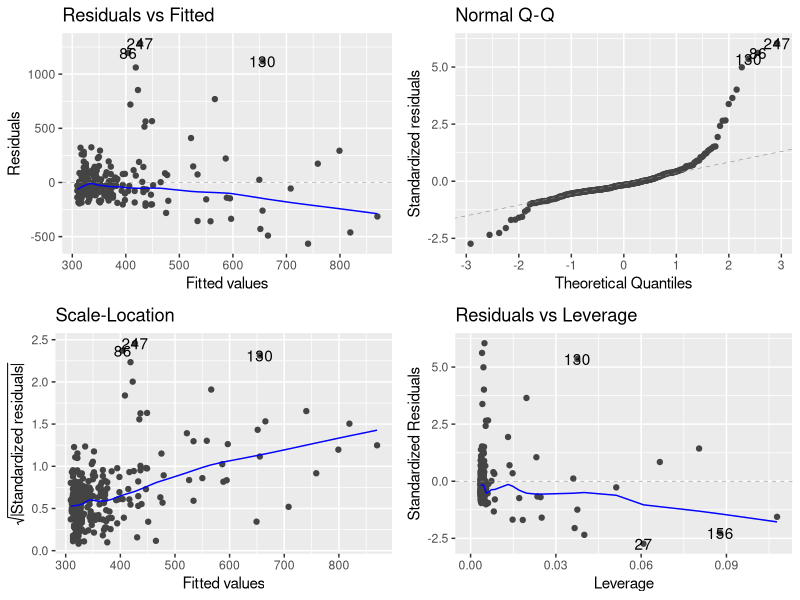
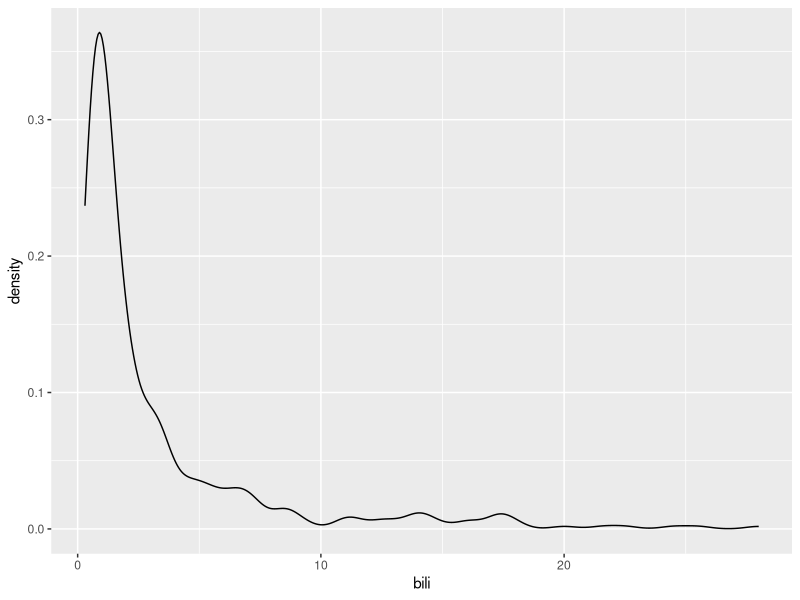
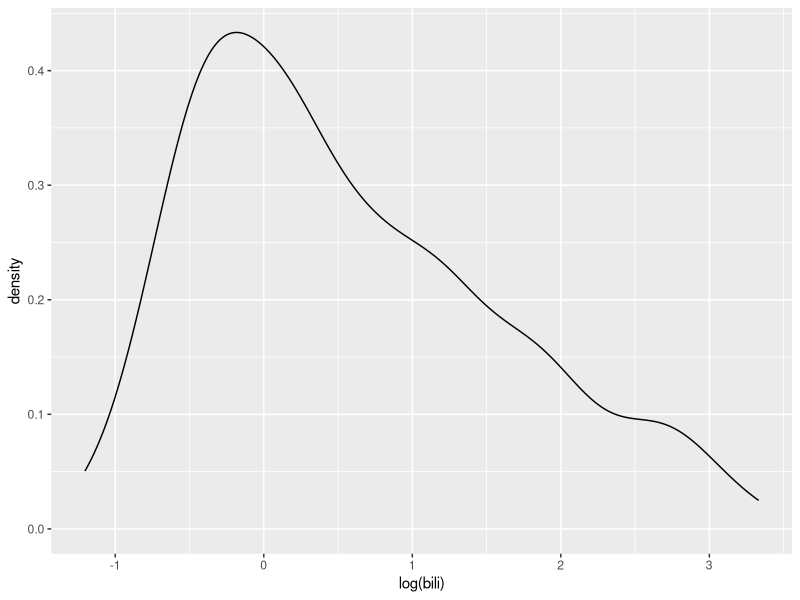
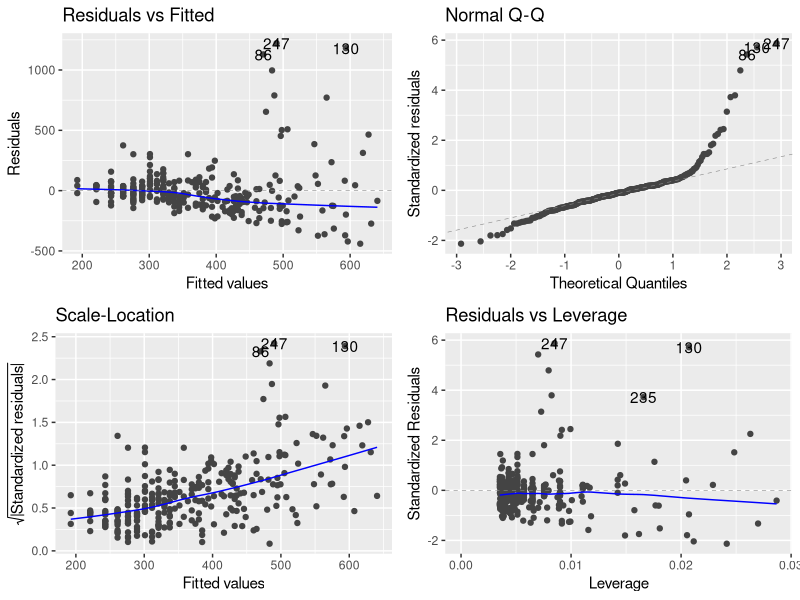
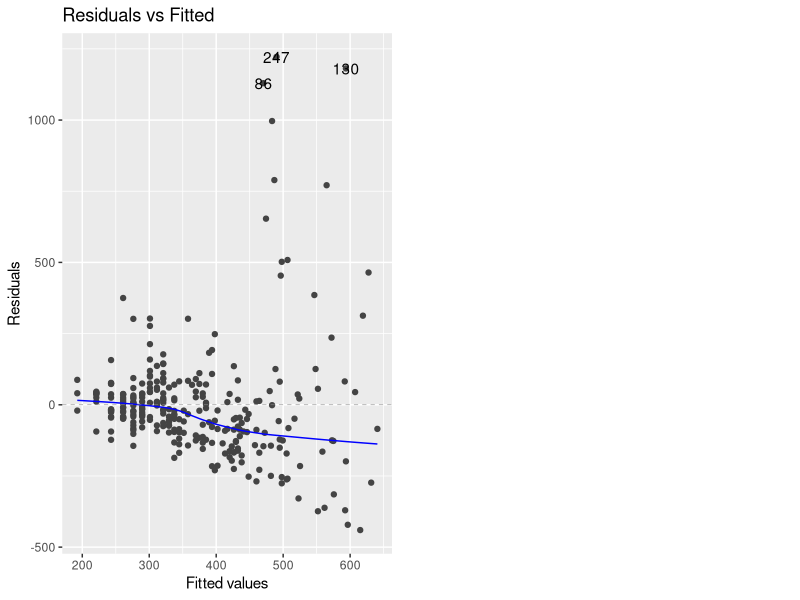
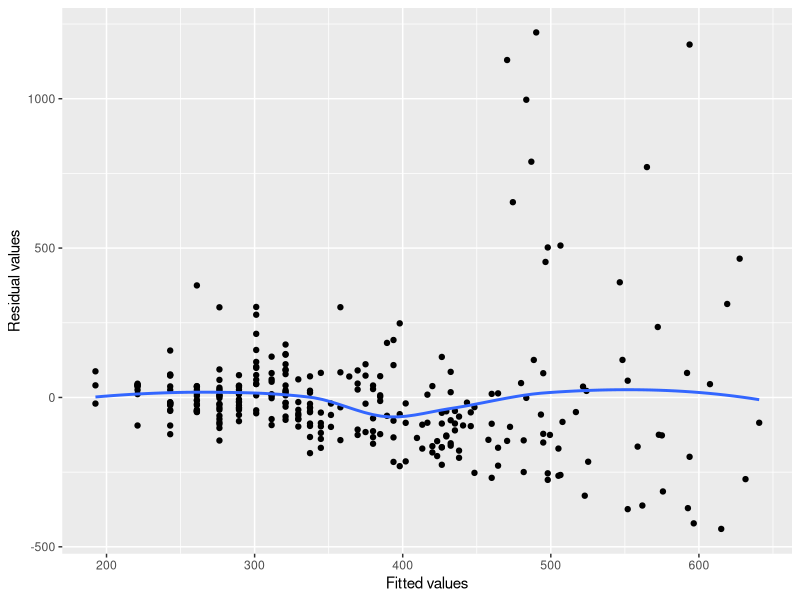

Here is the R script that generated these plots, in order:
## ---- chunk 1
knitr::opts_chunk$set(echo = TRUE, message = F, warning = F, comment="", cache=T)
library(tidyverse)
library(broom)
library(readxl)
## ---- chunk 2
library(survival)
data(pbc)
str(pbc)
## ---- chunk 3
myLinearModel <- lm(chol ~ bili, data = pbc)
## ---- chunk 4
myLinearModel
## ---- chunk 5
summary(myLinearModel)
## ---- chunk 6
broom::tidy(myLinearModel)
## ---- chunk 7
broom::glance(myLinearModel)
## ---- chunk 8
# install.packages('ggfortify')
library(ggfortify)
autoplot(myLinearModel)
## ---- chunk 9
ggplot(pbc, aes(x = bili))+geom_density()
## ---- chunk 10
ggplot(pbc, aes(x = log(bili)))+geom_density()
## ---- chunk 11
myLinearModel2 <- lm(chol~log(bili), data = pbc)
summary(myLinearModel2)
## ---- chunk 12
autoplot(myLinearModel2)
## ---- chunk 13
autoplot(myLinearModel2, which=1)
## ---- chunk 14
d <- broom::augment(myLinearModel2)
d
## ---- chunk 15
ggplot(d, aes(x = .fitted, y = .resid))+geom_point()+ geom_smooth(se=F)+
  labs(x = 'Fitted values', y = 'Residual values')
## ---- chunk 16
head(predict(myLinearModel2, newdata = pbc))
## ---- chunk 17
myLM3 <- lm(chol ~ log(bili) + sex, data = pbc)
broom::tidy(myLM3)
## ---- chunk 18
myLR <- glm(spiders ~ albumin + bili + chol, data = pbc, family = binomial)
myLR
## ---- chunk 19
broom::tidy(myLR)
## ---- chunk 20
broom::glance(myLR)
## ---- chunk 21
head(predict(myLR))
## ---- chunk 22
head(predict(myLR, type='response'))
## ---- chunk 23
# install.packages('leaps')
library(leaps)
mtcars1 <- mtcars %>% mutate_at(vars(cyl, vs:carb), as.factor)
all_subsets <- regsubsets(mpg~., data = mtcars1)
all_subsets
## ---- chunk 24
ind <- which.max(summary(all_subsets)$adjr2)
summary(all_subsets)$which[ind,]
## ---- chunk 25
mtcars <- as_tibble(mtcars)
mtcars %>% select(mpg, disp:qsec)
## ---- chunk 26
mtcars %>% select(mpg, disp:qsec) %>% 
  gather(variable, value, -mpg)
## ---- chunk 27
mtcars %>% select(mpg, disp:qsec) %>% 
  gather(variable, value, -mpg) %>% 
  group_by(variable) %>% 
  lm(mpg~value, data=.)
## ---- chunk 28
mtcars %>% select(mpg, disp:qsec) %>% 
  gather(variable, value, -mpg) %>% 
  nest(-variable)
## ---- chunk 29
bl <- mtcars %>% select(mpg, disp:qsec) %>% 
  gather(variable, value, -mpg) %>% 
  nest(-variable)
bl$data[[1]]
## ---- chunk 30
mtcars %>% select(mpg, disp:qsec) %>% 
  gather(variable, value, -mpg) %>% 
  nest(-variable) %>% 
  mutate(models = map(data, ~lm(mpg~value, data=.)))
## ---- chunk 31
 mtcars %>% select(mpg, disp:qsec) %>% 
  gather(variable, value, -mpg) %>% 
  nest(-variable) %>% 
  mutate(models = map(data, ~lm(mpg~value, data=.)),
         outputs = map(models, ~tidy(.)))
## ---- chunk 32
 mtcars %>% select(mpg, disp:qsec) %>% 
  gather(variable, value, -mpg) %>% 
  nest(-variable) %>% 
  mutate(models = map(data, ~lm(mpg~value, data=.)),
         outputs = map(models, ~tidy(.))) %>% 
  select(variable, outputs)
## ---- chunk 33
 mtcars %>% select(mpg, disp:qsec) %>% 
  gather(variable, value, -mpg) %>% 
  nest(-variable) %>% 
  mutate(models = map(data, ~lm(mpg~value, data=.)),
         outputs = map(models, ~tidy(.))) %>% 
  select(variable, outputs) %>% 
  unnest()
## ---- chunk 34
 mtcars %>% select(mpg, disp:qsec) %>% 
  gather(variable, value, -mpg) %>% 
  nest(-variable) %>% 
  mutate(models = map(data, ~lm(mpg~value, data=.)),
         outputs = map(models, ~tidy(.))) %>% 
  select(variable, outputs) %>% 
  unnest() %>% 
  filter(term=='value')
## ---- chunk 35
 mtcars %>% select(mpg, disp:qsec) %>% 
  gather(variable, value, -mpg) %>% 
  nest(-variable) %>% 
  mutate(models = map(data, ~lm(mpg~value, data=.)),
         outputs = map(models, ~tidy(.))) %>% 
  select(variable, outputs) %>% 
  unnest() %>% 
  filter(term=='value') %>% 
  mutate_if(is.numeric, funs(round(., 3)))
## ---- chunk 36
library(tidyverse)
library(caret)
diamonds <- as_tibble(diamonds)
diamonds <- diamonds %>% sample_frac(size=0.1)
set.seed(12356)
index_train <- sample(1:nrow(diamonds), 0.8 * nrow(diamonds))
diamonds_train <- diamonds[index_train,]
diamonds_test <- diamonds[-index_train,]
(nrow(diamonds) == (nrow(diamonds_train) + nrow(diamonds_test)))
## ---- chunk 37
diamonds
